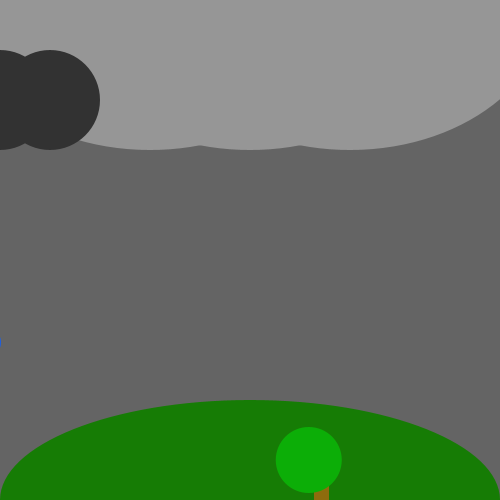
Frame 1 (no input)
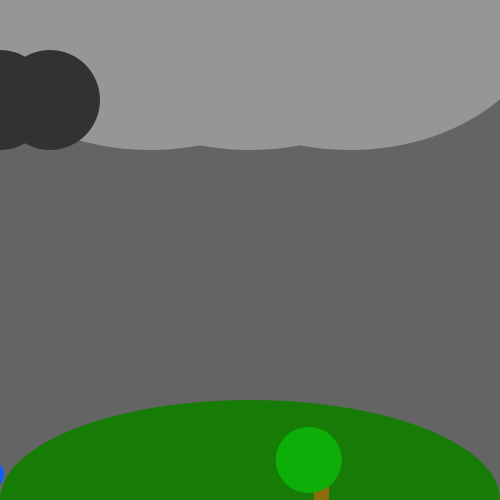
Frame 60 (the mouse pressed at the canvas centre just before this capture)
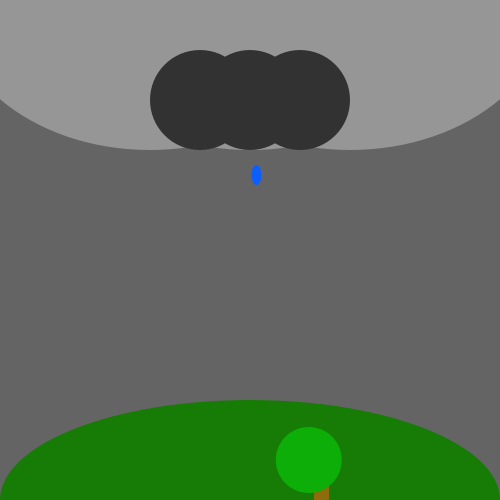
Frame 120 (the mouse held since frame 60 and released just before this capture)

The Processing sketch that drew these frames (run headless with seeded random() and noise(); from frame 60 on, the mouse is pressed at the canvas centre):

// Processing sketch: s19magd150lab06_Shea
// ── s19magd150lab06_Shea.pde
Tree hillTree;

void setup(){
  size(500,500);
  hillTree = new Tree();
}
void draw(){
  background(100);
  noStroke();
  fill(22,124,5);
  ellipse(250,500,500,200); //This make the land at the bottom of the screen
  float x = round(random(1,10)); //This makes a random value for x that determines 
  if (x == 10){                  // whether or not the Lightning function goes off
    Lightning();
  }
  hillTree.Trunk();
  hillTree.Leaf();
  fill(150);
  ellipse(250,0,400,300);
  ellipse(150,0,400,300); //These make the large, gray cloud behind the controlled raincloud
  ellipse(350,0,400,300);
  raincloud(); //This creates a raincloud that follows the mouse but has its y value confined
  rain(); //This makes all the rain droplets that follow the raincloud
}


void raincloud(){
  fill(50);
  ellipse(mouseX, 100, 100, 100);
  ellipse(mouseX + 50, 100, 100, 100);
  ellipse(mouseX - 50, 100, 100, 100);
}
void rain(){
  fill(13,94,255);
  noStroke();
  ellipse(random(mouseX-50,mouseX+50), random(150,500), 10, 20);
}
void Lightning(){
  fill(255,239,0);
  float x = random(0,500);
  beginShape();
    vertex(x, 100);
    vertex(x, 150);
    vertex(x - 20, 200);
    vertex(x, 250);
    vertex(x - 20, 300);
    vertex(x, 350);
    vertex(x - 20, 400);
    vertex(x, 450);
    vertex(x, 400);
    vertex(x + 20, 350);
    vertex(x, 300);
    vertex(x + 20, 250);
    vertex(x, 200);
    vertex(x + 20, 150);
    vertex(x, 100);
    endShape();
}

// ── Tree.pde
class Tree{
  float trunkX, trunkY, trunkW, trunkL, leafX, leafY, leafW, leafL;
  
  Tree(){
    trunkX = round(random(30,470));
    trunkY = 480;
    trunkW = round(random(10,30));
    trunkL = round(random(50,100));
    leafX = trunkX + random(-10, 10);
    leafY = trunkY - 20;
    leafW = round(random(40,70));
    leafL = leafW;
  }
    
  void Trunk(){
    fill(142,108,13);
    rect(trunkX,trunkY,trunkW,trunkL);
  }
  void Leaf(){
    fill(12,174,7);
    ellipse(leafX, leafY, leafW, leafL);
  }
}
    
